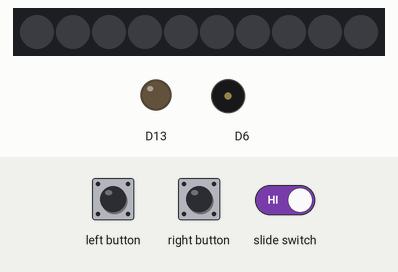
The sketch below on a simulated Adafruit Circuit Playground Express. Parts: 10 RGB LEDs in strip order, left to right, output pins drawn as LEDs (lit = HIGH), buzzer (waves = sounding). Inputs (shaded band) come from the test bench. Dim RGB values are drawn brighter than linear; random numbers use the default seed unless the sketch sets one.

Above: at 1.2 s.
1.3 s: slide switch set LOW
At 1.42 s:
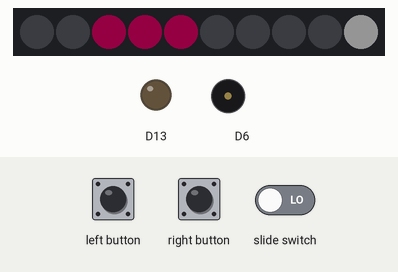
3.1 s: left button pressed for 0.15 s
At 3.25 s:
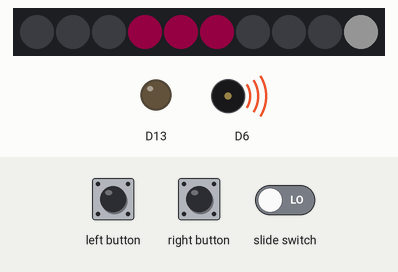
Timing chart, 0 to 6.1 s (numbered marks = the images above; inputs shaded):
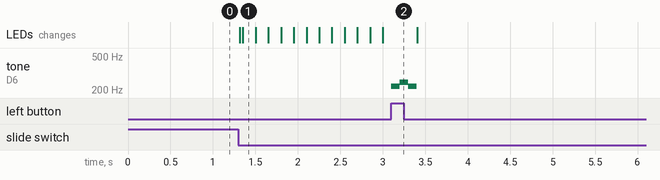

The sketch:

final_project.ino
```cpp
#include <AsyncDelay.h>
#include <Adafruit_CircuitPlayground.h>

// Constants
#define slidder 7  // Pin numbers for switch and buttons
#define lbutton 4
#define rbutton 5
#define catch_color 0xFFFFFF
#define wheel_color 0xFF0077

// Reader functions for switch and buttons
#define IsPaused digitalRead(slidder)  // Switch reads 1 when to the left position
#define DoubleClick digitalRead(rbutton) && digitalRead(lbutton)  // Take the AND of both buttons
#define SingleClick digitalRead(rbutton) || digitalRead(lbutton)  // Take the OR of both buttons

// Needed Variables
AsyncDelay timer;
bool paused  = true;
bool reset   = true;
bool clicked = false;

uint8_t wheel_pos = 0;
uint8_t wheel_len = 0;
uint8_t catch_pos = 0;
ushort score      = 0;
bool mode         = true;  // True for game, False for score


// Interrupt handlers
void handle_pause()  {paused = IsPaused; reset = true;}
void handle_buttons() {clicked = true;}


void setup() {
  Serial.begin(9600);
  CircuitPlayground.begin();
  // while (!Serial);  // Await serial connection before moving on

  // Initialize the switch and buttons to digital reads
  pinMode(slidder, INPUT_PULLUP);
  pinMode(lbutton, INPUT_PULLDOWN);
  pinMode(rbutton, INPUT_PULLDOWN);

  paused = IsPaused;
  timer.start(150, AsyncDelay::MILLIS);  // Initilize 1 second time
  timer.expire();  // Force stop timer until its needed

  // Attach interrupts to the buttons and switch
  attachInterrupt(digitalPinToInterrupt(slidder), handle_pause, CHANGE);
  attachInterrupt(digitalPinToInterrupt(lbutton), handle_buttons, RISING);
  attachInterrupt(digitalPinToInterrupt(rbutton), handle_buttons, RISING);
}

void loop() {
  if (!paused) {

    if (mode) {  // True is game screen
      if (reset) {
        clicked   = false;  // make sure there was no extra bounce
        wheel_pos = random(0,9);  // Choose a new random position to start the wheel at
        wheel_len = 3 - map(score > 20? 20:score, 0, 20, 0, 2);
        catch_pos = (wheel_pos + 5) % 10;  // Place catch pixel on opposite side of field
        reset = false;

        delay(10);  // Try and debounce
        clicked = false;

        timer.start(150 - map(score > 50? 50:score, 0, 50, 0, 75), AsyncDelay::MILLIS);  // Redeclare timer with increased speed
        timer.expire();  // Force timer off to display game right away
      }

      if (timer.isExpired()) {
        wheel_pos = (wheel_pos + 1) % 10;  // Keep incrememnting between 0 and 9

        uint8_t lightup[10] = {0};

        // Build array of pixel settings
        for (uint8_t i=0; i<wheel_len; i++) {lightup[(wheel_pos - i) % 10] = 1;}
        lightup[catch_pos] = 2;

        for (uint8_t i=0; i<10; i++) {
          if (lightup[i] == 1)      CircuitPlayground.setPixelColor(i, wheel_color);
          else if (lightup[i] == 2) CircuitPlayground.setPixelColor(i, catch_color);
          else if (lightup[i] == 0) CircuitPlayground.setPixelColor(i, 0);
        }
        timer.repeat();
      }

      if (clicked) {
        clicked = false;
        timer.expire();

        // Check if the wheel is overlapping the catch pixel
        bool caught = false;
        for (uint8_t i=0; i<wheel_len; i++) {caught = caught || catch_pos == (wheel_pos-i)%10;}

        if (caught) {
          CircuitPlayground.playTone(524.0, 200);
          CircuitPlayground.playTone(587.0, 100);
          CircuitPlayground.playTone(659.0, 50);
          CircuitPlayground.playTone(587.0, 150);
          CircuitPlayground.playTone(524.0, 200);

          score++;
        }
        else {
          CircuitPlayground.playTone(220.0, 100);
          CircuitPlayground.playTone(247.0, 100);
          CircuitPlayground.playTone(220.0, 100);
        }
        mode = false;
      }

    } else {  // False is score screen

      ushort color = 255 << map(score > 50? score%51:score, 0, 50, 0, 16);
      uint8_t num_active = score % 11;

      // Turn on a number of pixels equal to the score's ones place and make sure everythin else is off
      // Simply using "clear_pixels" causing a lot of clickering, so want to manually turn off unwanted lights
      for (ushort i=0; i<10; i++) {CircuitPlayground.setPixelColor(i, i < num_active? color:0x00);}
      // Serial.print(score);
      // Serial.print(" ");
      // Serial.println(num_active);

      if (clicked) {  // Check for double click to start new game
        if (DoubleClick) {reset = true; mode = true;}

        delay(10);  // Try and debounce
        clicked = false;
      }
    }

  } else {
    CircuitPlayground.clearPixels();
    timer.expire();
  }

}
```

Measured:
- after the input at 1.3 s, the LEDs: first change at once (image 1 shows a later state)
- after the input at 3.1 s, tone on D6: silent → 220 Hz at once, → 247 Hz 0.10 s later, → 220 Hz 0.10 s later, → silent 0.10 s later
